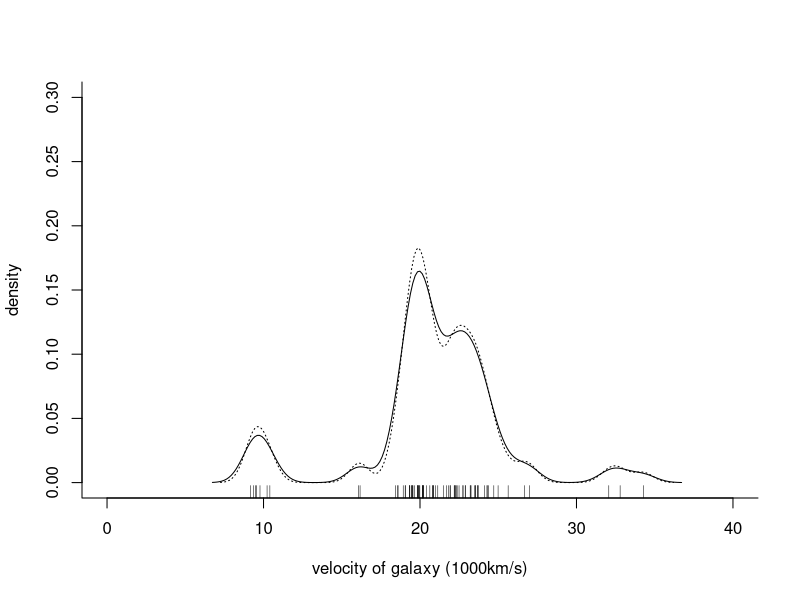

The R source for this figure:
library(MASS)


### Name: galaxies
### Title: Velocities for 82 Galaxies
### Aliases: galaxies
### Keywords: datasets

### ** Examples

gal <- galaxies/1000
c(width.SJ(gal, method = "dpi"), width.SJ(gal))
plot(x = c(0, 40), y = c(0, 0.3), type = "n", bty = "l",
     xlab = "velocity of galaxy (1000km/s)", ylab = "density")
rug(gal)
lines(density(gal, width = 3.25, n = 200), lty = 1)
lines(density(gal, width = 2.56, n = 200), lty = 3)
